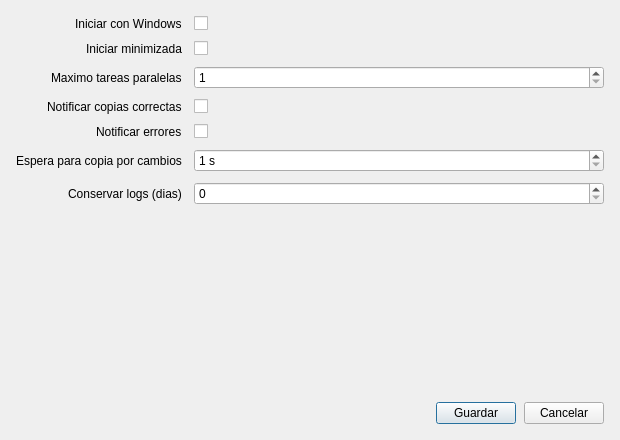
<?xml version="1.0" encoding="UTF-8"?>
<ui version="4.0">
 <class>SettingsDialog</class>
 <widget class="QDialog" name="SettingsDialog">
  <property name="geometry"><rect><x>0</x><y>0</y><width>620</width><height>440</height></rect></property>
  <property name="minimumSize"><size><width>560</width><height>400</height></size></property>
  <property name="windowTitle"><string>Preferencias</string></property>
  <layout class="QVBoxLayout" name="verticalLayout">
   <property name="leftMargin"><number>16</number></property>
   <property name="topMargin"><number>16</number></property>
   <property name="rightMargin"><number>16</number></property>
   <property name="bottomMargin"><number>16</number></property>
   <property name="spacing"><number>12</number></property>
   <item>
    <layout class="QFormLayout" name="formLayout">
     <property name="horizontalSpacing"><number>12</number></property>
     <property name="verticalSpacing"><number>10</number></property>
     <property name="labelAlignment"><set>Qt::AlignRight|Qt::AlignTrailing|Qt::AlignVCenter</set></property>
     <item row="0" column="0"><widget class="QLabel" name="startWindowsLabel"><property name="text"><string>Iniciar con Windows</string></property></widget></item>
     <item row="0" column="1"><widget class="QCheckBox" name="startWithWindowsCheck"/></item>
     <item row="1" column="0"><widget class="QLabel" name="startMinimizedLabel"><property name="text"><string>Iniciar minimizada</string></property></widget></item>
     <item row="1" column="1"><widget class="QCheckBox" name="startMinimizedCheck"/></item>
     <item row="2" column="0"><widget class="QLabel" name="maxParallelLabel"><property name="text"><string>Maximo tareas paralelas</string></property></widget></item>
     <item row="2" column="1"><widget class="QSpinBox" name="maxParallelSpin"><property name="minimum"><number>1</number></property><property name="maximum"><number>32</number></property></widget></item>
     <item row="3" column="0"><widget class="QLabel" name="notifySuccessLabel"><property name="text"><string>Notificar copias correctas</string></property></widget></item>
     <item row="3" column="1"><widget class="QCheckBox" name="notifySuccessCheck"/></item>
     <item row="4" column="0"><widget class="QLabel" name="notifyErrorLabel"><property name="text"><string>Notificar errores</string></property></widget></item>
     <item row="4" column="1"><widget class="QCheckBox" name="notifyErrorCheck"/></item>
     <item row="5" column="0"><widget class="QLabel" name="debounceLabel"><property name="text"><string>Espera para copia por cambios</string></property></widget></item>
     <item row="5" column="1"><widget class="QSpinBox" name="debounceSpin"><property name="suffix"><string> s</string></property><property name="minimum"><number>1</number></property><property name="maximum"><number>3600</number></property></widget></item>
     <item row="6" column="0"><widget class="QLabel" name="retentionLabel"><property name="text"><string>Conservar logs (dias)</string></property></widget></item>
     <item row="6" column="1"><widget class="QSpinBox" name="retentionSpin"><property name="minimum"><number>0</number></property><property name="maximum"><number>3650</number></property></widget></item>
    </layout>
   </item>
   <item><spacer name="verticalSpacer"><property name="orientation"><enum>Qt::Vertical</enum></property><property name="sizeHint" stdset="0"><size><width>20</width><height>40</height></size></property></spacer></item>
   <item>
    <layout class="QHBoxLayout" name="buttonLayout">
     <property name="spacing"><number>8</number></property>
     <item><spacer name="buttonSpacer"><property name="orientation"><enum>Qt::Horizontal</enum></property><property name="sizeHint" stdset="0"><size><width>40</width><height>20</height></size></property></spacer></item>
     <item><widget class="QPushButton" name="saveButton"><property name="text"><string>Guardar</string></property></widget></item>
     <item><widget class="QPushButton" name="cancelButton"><property name="text"><string>Cancelar</string></property></widget></item>
    </layout>
   </item>
  </layout>
 </widget>
 <resources/>
 <connections/>
</ui>
